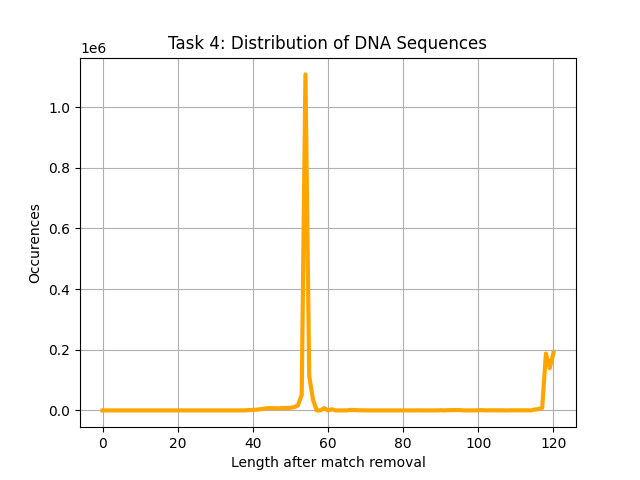

Write Python code to recreate this figure.
# This is a sample Python script.

# Press Shift+F10 to execute it or replace it with your code.
# Press Double Shift to search everywhere for classes, files, tool windows, actions, and settings.
import numpy as np
import matplotlib.pyplot as plt
import time
from task_1.suffixtree import SuffixTree

A = 0
T = 1
G = 2
C = 3
adapter_threshold = 60
adapter_suffix_threshold = 25
frequent_key_threshold = 10000

# read file and append each result to a file.
def read_file(filename):
    f = open(filename, 'r')
    lines = []
    longest = 0
    counter = 0
    while True:
        line = f.readline().strip("\n")
        if len(line) > longest:
            longest = len(line)
        if not line:
            break
        else:
            lines.append(line)
        counter+=1
        # change this to 10 000 for faster debugging. (small dataset)
        # if counter == 100000:
        #     break

    f.close()
    return lines, longest


def adapt_seq_continuation(adapt_seq, longest, lines):
    adapt_length = len(adapt_seq)-1
    # initialize two dim array with 0'es
    array = [[0 for x in range(4)] for y in range(longest-len(adapt_seq))]

    for line in lines:
        # search for adapt_seq.
        # add the char after adapt sequence to array[0] etc etc.
        if line.__contains__(adapt_seq):
            char_ptr = 0
            insert_ptr = 0
            end_line = len(line)
            full_seq = False
            # iterates through entire line.
            while char_ptr < end_line:
                # find where a as we know ends.

                # check if current char is adapt length start and ends at same as adapt lenght
                if full_seq == False and line[char_ptr] == adapt_seq[0] and line[char_ptr+adapt_length] == adapt_seq[adapt_length]:
                    # check if this every char also matches adapt sequence prefix so far.
                    adapt_ptr = 0
                    while adapt_ptr <= adapt_length:
                        if line[char_ptr+adapt_ptr] == adapt_seq[adapt_ptr]:
                            # match
                            adapt_ptr += 1
                        else:
                            # not a match break
                            break
                    # everything matched -> adapt sequence present.
                    if adapt_ptr > adapt_length:
                        char_ptr += adapt_ptr-1
                        # flip boolean for reading remainder chars to two dimm statistic array.
                        full_seq = True
                # read remainding char into statistic array
                elif full_seq == True:
                    if line[char_ptr] == 'A':
                        array[insert_ptr][A]+=1

                    elif line[char_ptr] == 'T':
                        array[insert_ptr][T]+=1

                    elif line[char_ptr] == 'G':
                        array[insert_ptr][G]+=1
                    else:
                        array[insert_ptr][C]+=1
                    insert_ptr+=1
                char_ptr+=1
                # add remainder of string to array.
    # read most likely sufix of the adapter prefix from array
    result = get_brute_force_results_array(array, longest-len(adapt_seq), lines, adapter_suffix_threshold)
    return adapt_seq + result

# This functions reads the two dimentional array with results for most likely string combinations.
def get_brute_force_results_array(array, length, lines, percentage_threshold):
    result = ""
    for i in range(0, length):
        total = 0
        current_most_likely_number = 0
        current_most_likely = 'A'
        total += array[i][A]
        current_most_likely_number = array[i][A]

        total+=array[i][T]
        if(array[i][T] > current_most_likely_number):
            current_most_likely_number = array[i][T]
            current_most_likely = 'T'

        total+=array[i][G]
        if(array[i][G] > current_most_likely_number):
            current_most_likely_number = array[i][G]
            current_most_likely =  'G'

        total+=array[i][C]
        if(array[i][C] > current_most_likely_number):
            current_most_likely_number = array[i][C]
            current_most_likely = 'C'

        percentage = 0
        if total != 0:
            percentage = current_most_likely_number/total*100
        # threshold defined on top of file.
        if percentage > percentage_threshold:
            # if current percentage is sufficient append current result to string.
            result = result + current_most_likely
    return result

def task_four_distribution(lines, r_a_tree, longest):
    result = [0] * (longest+1) # array of fixed size
    count = 0
    map = {}
    for line in lines:
        line = line.strip('\n')
        r = r_a_tree.matchS(line)

        # store length of S after removal of match
        # all S have a length of 50.
        s_remaining_length = longest-r
        s = line[:s_remaining_length]
        if not map.__contains__(s):
            map[s] = 1
        else:
            map[s] += 1

        result[s_remaining_length]+=1
            # print(str(r) + " for line "+ str(count))

        count += 1

    # visualize task 1.
    fig, ax = plt.subplots()

    ax.set(
        xlabel="Length after match removal",
        ylabel="Occurences",
        title="Task 4: Distribution of DNA Sequences",
    )
    ax.grid()

    newdata = np.squeeze(result)  # Shape is now: (10, 80)
    plt.plot(newdata, color='orange', linewidth= 3)  # plotting by columns
    fig.savefig("task4.png")

    plt.show()
    #print("Total number of perfectly matching fragments: " + str(len(lines)-result[longest]))
    return map

def brute_force_t4(lines, longest):
    # test case for troubleshooting:
    # lines = []
    # lines.append("CCCTAG")
    # lines.append("CCCTAG")
    # lines.append("CCCTAG")
    # lines.append("GGGTAG")
    # lines.append("AAATAG")
    # lines.append("GGGTAG")
    # lines.append("AAATAG")
    # lines.append("GGGTAG")
    # lines.append("AAATAG")
    # lines.append("TTTAGC")
    # lines.append("TAGCA")
    # longest = 6
    # two dim array with longest * 4.
    array = [[0 for x in range(4)] for y in range(longest)]
    # reads each line into two dim array which notes what nucleotide is at the index.
    # note that the array is filles up from the end. This means that only the longest strings (lenght of array width) will use A[0].
    # e.g :
    # long string:      A G C T A G
    # short string:           T A G
    #                   G C T T A G
    # array:
    # index             0 1 2 3 4 5
    #  A counter        1 0 0 0 3 0
    #  T counter        0 0 1 3 0 0
    #  G counter        1 1 0 0 0 3
    #  C counter        0 1 1 0 0 0

    # most likely for
    # each index:       ? ? ? T A G
    # unkown values do not have high enough percentage of all hits. Defined in adapt_thresholds on top of file.

    for sequence in lines:
        seq_length = len(sequence)
        for i in range(0, seq_length):
                if sequence[i] == 'A':
                    array[longest-seq_length+i][A] += 1

                elif sequence[i] == 'T':
                    array[longest-seq_length+i][T] += 1

                elif sequence[i] == 'G':
                    array[longest-seq_length+i][G] += 1

                else:
                    array[longest-seq_length+i][C] += 1

    adapt_seq_prefix = get_brute_force_results_array(array, longest, lines, adapter_threshold)
    adapt_seq = adapt_seq_continuation(adapt_seq_prefix, longest, lines)
    return adapt_seq

def remove_adapters_get_distribution():
    pass
def print_hi(name):
    read_file_start_time = time.time()
    lines, longest = read_file("../data/tdt4287-unknown-adapter.txt")
    read_file_end_time = time.time()

    calc_adapt_seq_start_time = time.time()
    adapt_seq = brute_force_t4(lines, longest)
    calc_adapt_seq_end_time = time.time()
    # build tree
    radpt_tree = None
    a_reversed = adapt_seq[::-1] + "$"
    match_fragments_start_time = time.time()
    tree = SuffixTree(a_reversed)
    tree.build_suffix_tree()
    map = task_four_distribution(lines, tree, longest)
    match_fragments_end_time = time.time()

    get_frequent_seq_start_time = time.time()
    higly_frequent_keys = dict(sorted(map.items(), key=lambda item: item[1], reverse=True))
    counter = 0
    print("Highly frequent sequences:")
    for key in higly_frequent_keys.keys():
        value = higly_frequent_keys[key]
        print(key + " is occuring " + str(value) + " times.")
        counter += 1
        if value < frequent_key_threshold:
            break
    get_frequent_seq_end_time = time.time()
    print("Frequent key threshold: "+ str(frequent_key_threshold))
    print("\nAdapter threshold: "+ str(adapter_threshold) + "%")
    print("Adater suffix threshold: " + str(adapter_suffix_threshold)+"%")
    print("Most likely adapt sequence: " + adapt_seq)
    print("Unique sequences: " + str(len(map)))

    print("\nTime used in seconds:")
    print("Read file time:                " + str(read_file_end_time-read_file_start_time))
    print("Calculate adapt sequence time: " + str(calc_adapt_seq_end_time-calc_adapt_seq_start_time))
    print("Match fragments time:          " + str(match_fragments_end_time-match_fragments_start_time))
    print("Get frequent keys time:        " + str(get_frequent_seq_end_time-get_frequent_seq_start_time))




if __name__ == '__main__':
    print_hi('YO')
